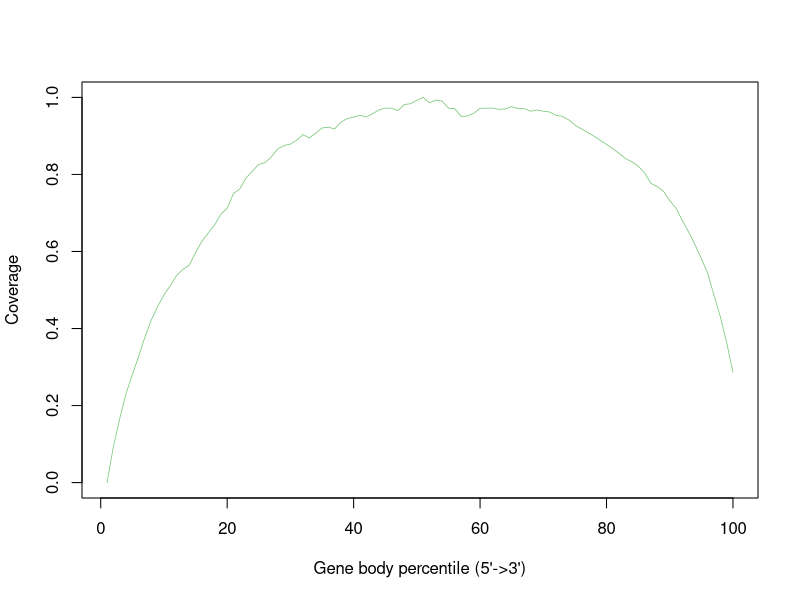

Generate this figure with R:
SHAM_24Hr_SRR12108290.gencode.Aligned.sortedByCoord.out <- c(0.0,0.09275548280912072,0.16550821495664686,0.23083793918015172,0.28039669981062754,0.3273083264944632,0.37829153687926864,0.42244041114834074,0.4573012684781738,0.4868686135909887,0.5115119721790228,0.5375518204996834,0.5537792125551076,0.5641969655064013,0.5976069244127262,0.6257687116777676,0.6478828218160714,0.6685777719338813,0.6967750759832482,0.7122369679850195,0.7506253221070068,0.762495484834333,0.7911650865476023,0.8089854441638367,0.826316123562137,0.830670330185186,0.8456946856311182,0.8665014758357401,0.8752778999454401,0.8786943123270446,0.8888097947734407,0.903410215836254,0.8949171703248955,0.9072142901403896,0.9206955546588197,0.9224517462922744,0.9183869636776648,0.9358143696375323,0.9450056600152043,0.9490757323636495,0.953465455771024,0.9490689312772893,0.9578430883582026,0.9673782114351954,0.9721268810671357,0.9722984195786651,0.9657066555431121,0.9815206926830891,0.9835935126704239,0.9924319022336279,1.0,0.985982961011639,0.9932011806685921,0.9902676454185615,0.97215861947015,0.9707643967663101,0.9506936352411136,0.9515588845613828,0.9589705573414704,0.9714762438053438,0.9719712117571135,0.9723294023054171,0.9688842742258474,0.9701825260443824,0.9762332258761689,0.9708354303349611,0.9707326583632959,0.964054747233847,0.9673638535862128,0.9643048760766497,0.9621383522327966,0.953468478476073,0.9508938894506083,0.9419723754985574,0.9280785117409421,0.9186952795926603,0.9092531046959235,0.8994822106251105,0.888705511449251,0.8781623162384249,0.866525657476132,0.8546766536841485,0.8414628985625526,0.8328738821658891,0.8219294228598115,0.8049629794199127,0.7771593827031749,0.7687660864584325,0.756337478973308,0.732099918538099,0.712235456632495,0.6799960402563858,0.6505367568490718,0.6176542599737932,0.5811830565291185,0.5435095721512139,0.4866252858345462,0.43083219604055867,0.364130163724819,0.28612094749712463)


pdf("/athena/angsd/scratch/pes4008/project/QC/rseqc/SHAM_24Hr_SRR12108290.geneBodyCoverage.curves.pdf")
x=1:100
icolor = colorRampPalette(c("#7fc97f","#beaed4","#fdc086","#ffff99","#386cb0","#f0027f"))(1)
plot(x,SHAM_24Hr_SRR12108290.gencode.Aligned.sortedByCoord.out,type='l',xlab="Gene body percentile (5'->3')", ylab="Coverage",lwd=0.8,col=icolor[1])
dev.off()
